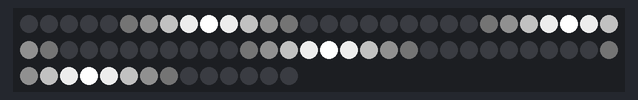
Bench run of a sketch on a simulated Arduino Uno, built with avr-gcc and run on an emulated ATmega328P. On the bench: 74 RGB LEDs in strip order, left to right, continuing on the next row.

Above: at 0.16 s.
At 19.75 s:
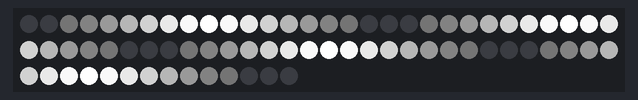
At 39.68 s:
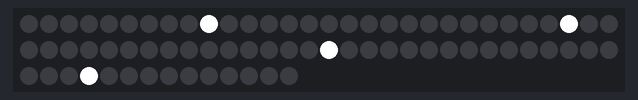

The sketch:

14_Shrink_and_grow_multiple.ino
```cpp
#include<FastLED.h>

#define LED_AMOUNT        74
#define DATA_PIN          6
#define GLOBAL_BRIGHTNESS 255

#define FRAGMENT_AMOUNT   4
#define FRAGMENT_SIZE     (LED_AMOUNT / FRAGMENT_AMOUNT)
#define FRAGMENT_MIDPOINT (FRAGMENT_SIZE / 2)

CRGB leds[LED_AMOUNT];

float move = 0;

void setup() {
  FastLED.addLeds<NEOPIXEL, DATA_PIN>(leds, LED_AMOUNT);
  FastLED.setBrightness(GLOBAL_BRIGHTNESS);
}

void loop() {

  float spread = FRAGMENT_MIDPOINT * ((sin(move) + 1) / 2);
  float step = PI / spread;

  FastLED.clear();

  for(int fragment = 0; fragment < FRAGMENT_AMOUNT; fragment++){
    int pos = (fragment * FRAGMENT_SIZE);
    int midpoint = pos + FRAGMENT_MIDPOINT;

    for(int i=0; i<= spread; ++i){
      float brightness = cos(i * step);
      brightness = (brightness + 1) / 2;
      brightness *= 255;

      leds[midpoint+i] = CHSV(0, 0, brightness);
      leds[midpoint-i] = CHSV(0, 0, brightness);
    }

  }

  FastLED.show();

  move += 0.05;

  if(move >= TWO_PI) move = 0;
}
```
